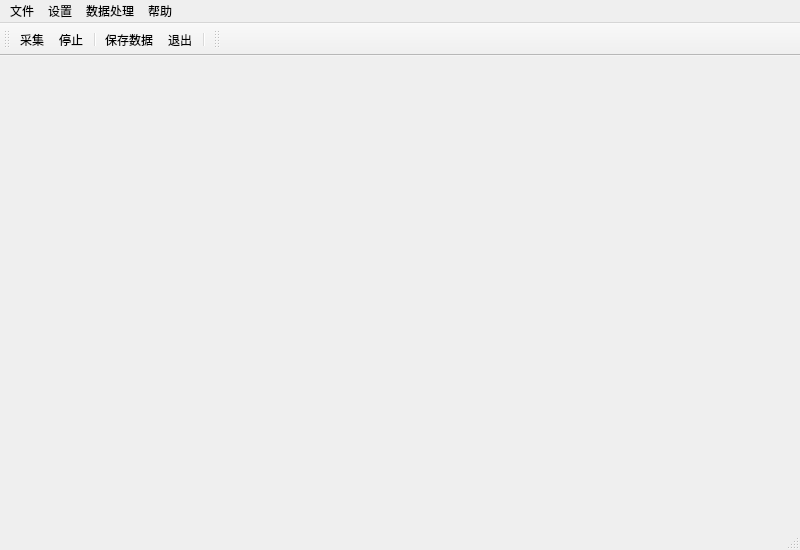
<?xml version="1.0" encoding="UTF-8"?>
<ui version="4.0">
 <class>main_window</class>
 <widget class="QMainWindow" name="main_window">
  <property name="geometry">
   <rect>
    <x>0</x>
    <y>0</y>
    <width>800</width>
    <height>550</height>
   </rect>
  </property>
  <property name="windowTitle">
   <string>MainWindow</string>
  </property>
  <property name="windowIcon">
   <iconset>
    <normaloff>../icon/logo.jpg</normaloff>../icon/logo.jpg</iconset>
  </property>
  <widget class="QWidget" name="centralWidget"/>
  <widget class="QMenuBar" name="menuBar">
   <property name="geometry">
    <rect>
     <x>0</x>
     <y>0</y>
     <width>800</width>
     <height>23</height>
    </rect>
   </property>
   <widget class="QMenu" name="file">
    <property name="title">
     <string>文件</string>
    </property>
    <addaction name="action_save"/>
    <addaction name="action_image_save"/>
    <addaction name="separator"/>
    <addaction name="exit"/>
   </widget>
   <widget class="QMenu" name="setting">
    <property name="title">
     <string>设置</string>
    </property>
    <widget class="QMenu" name="menu_instrument_select">
     <property name="title">
      <string>仪器选择</string>
     </property>
     <addaction name="action_instrument_1"/>
     <addaction name="action_instrument_2"/>
     <addaction name="action_instrument_3"/>
     <addaction name="action_instrument_4"/>
     <addaction name="action_instrument_5"/>
    </widget>
    <widget class="QMenu" name="menu_channel_select">
     <property name="title">
      <string>通道选择</string>
     </property>
     <addaction name="action_select_all"/>
     <addaction name="action_channel_1"/>
     <addaction name="action_channel_2"/>
     <addaction name="action_channel_3"/>
     <addaction name="action_channel_4"/>
     <addaction name="action_channel_5"/>
     <addaction name="action_channel_6"/>
    </widget>
    <widget class="QMenu" name="menu_trigger_set">
     <property name="title">
      <string>触发设置</string>
     </property>
     <addaction name="action_trigger_channel_1"/>
     <addaction name="action_trigger_channel_2"/>
     <addaction name="action_trigger_channel_3"/>
     <addaction name="action_trigger_channel_4"/>
     <addaction name="action_trigger_channel_5"/>
     <addaction name="action_trigger_channel_6"/>
    </widget>
    <addaction name="action_sensor_debug"/>
    <addaction name="menu_trigger_set"/>
    <addaction name="menu_instrument_select"/>
    <addaction name="menu_channel_select"/>
    <addaction name="action_save_depth"/>
   </widget>
   <widget class="QMenu" name="help">
    <property name="title">
     <string>帮助</string>
    </property>
   </widget>
   <widget class="QMenu" name="menu_data_deal">
    <property name="title">
     <string>数据处理</string>
    </property>
    <addaction name="action_fft"/>
   </widget>
   <addaction name="file"/>
   <addaction name="setting"/>
   <addaction name="menu_data_deal"/>
   <addaction name="help"/>
  </widget>
  <widget class="QStatusBar" name="statusBar"/>
  <widget class="QToolBar" name="toolBar">
   <property name="windowTitle">
    <string>toolBar</string>
   </property>
   <attribute name="toolBarArea">
    <enum>TopToolBarArea</enum>
   </attribute>
   <attribute name="toolBarBreak">
    <bool>false</bool>
   </attribute>
   <addaction name="action_collect"/>
   <addaction name="action_stop"/>
   <addaction name="separator"/>
   <addaction name="action_save"/>
   <addaction name="exit"/>
   <addaction name="separator"/>
  </widget>
  <widget class="QToolBar" name="tool_bar_data_deal">
   <property name="windowTitle">
    <string>toolBar_2</string>
   </property>
   <attribute name="toolBarArea">
    <enum>TopToolBarArea</enum>
   </attribute>
   <attribute name="toolBarBreak">
    <bool>false</bool>
   </attribute>
  </widget>
  <action name="open">
   <property name="icon">
    <iconset resource="../icon/main.qrc">
     <normaloff>:/new/prefix1/save.png</normaloff>:/new/prefix1/save.png</iconset>
   </property>
   <property name="text">
    <string>添加数据</string>
   </property>
   <property name="toolTip">
    <string>添加数据</string>
   </property>
   <property name="statusTip">
    <string>打开</string>
   </property>
  </action>
  <action name="action_save">
   <property name="icon">
    <iconset resource="../icon/main.qrc">
     <normaloff>:/new/prefix1/save.png</normaloff>:/new/prefix1/save.png</iconset>
   </property>
   <property name="text">
    <string>保存数据</string>
   </property>
   <property name="toolTip">
    <string>保存数据</string>
   </property>
  </action>
  <action name="exit">
   <property name="icon">
    <iconset resource="../icon/main.qrc">
     <normaloff>:/new/prefix1/exit.png</normaloff>:/new/prefix1/exit.png</iconset>
   </property>
   <property name="text">
    <string>退出</string>
   </property>
  </action>
  <action name="com_setting">
   <property name="text">
    <string>通信设置</string>
   </property>
  </action>
  <action name="demacrate">
   <property name="checkable">
    <bool>false</bool>
   </property>
   <property name="text">
    <string>标定</string>
   </property>
  </action>
  <action name="actionVer_01">
   <property name="text">
    <string>Ver_01</string>
   </property>
  </action>
  <action name="single">
   <property name="checkable">
    <bool>true</bool>
   </property>
   <property name="text">
    <string>单次</string>
   </property>
  </action>
  <action name="multi">
   <property name="checkable">
    <bool>true</bool>
   </property>
   <property name="text">
    <string>连续</string>
   </property>
  </action>
  <action name="action_sensor_debug">
   <property name="text">
    <string>传感器调试</string>
   </property>
  </action>
  <action name="action_collect">
   <property name="icon">
    <iconset resource="../icon/main.qrc">
     <normaloff>:/new/prefix1/collect.png</normaloff>:/new/prefix1/collect.png</iconset>
   </property>
   <property name="text">
    <string>采集</string>
   </property>
   <property name="toolTip">
    <string>采集</string>
   </property>
  </action>
  <action name="action_stop">
   <property name="icon">
    <iconset resource="../icon/main.qrc">
     <normaloff>:/new/prefix1/stop.png</normaloff>:/new/prefix1/stop.png</iconset>
   </property>
   <property name="text">
    <string>停止</string>
   </property>
   <property name="toolTip">
    <string>停止</string>
   </property>
  </action>
  <action name="action_instrument_1">
   <property name="checkable">
    <bool>true</bool>
   </property>
   <property name="text">
    <string>仪器1</string>
   </property>
  </action>
  <action name="action_instrument_2">
   <property name="checkable">
    <bool>true</bool>
   </property>
   <property name="text">
    <string>仪器2</string>
   </property>
  </action>
  <action name="action_instrument_3">
   <property name="checkable">
    <bool>true</bool>
   </property>
   <property name="text">
    <string>仪器3</string>
   </property>
  </action>
  <action name="action_instrument_4">
   <property name="checkable">
    <bool>true</bool>
   </property>
   <property name="text">
    <string>仪器4</string>
   </property>
  </action>
  <action name="action_instrument_5">
   <property name="checkable">
    <bool>true</bool>
   </property>
   <property name="text">
    <string>仪器5</string>
   </property>
  </action>
  <action name="action_channel_1">
   <property name="checkable">
    <bool>true</bool>
   </property>
   <property name="text">
    <string>通道1</string>
   </property>
  </action>
  <action name="action_channel_2">
   <property name="checkable">
    <bool>true</bool>
   </property>
   <property name="text">
    <string>通道2</string>
   </property>
  </action>
  <action name="action_channel_3">
   <property name="checkable">
    <bool>true</bool>
   </property>
   <property name="text">
    <string>通道3</string>
   </property>
  </action>
  <action name="action_channel_4">
   <property name="checkable">
    <bool>true</bool>
   </property>
   <property name="text">
    <string>通道4</string>
   </property>
  </action>
  <action name="action_channel_5">
   <property name="checkable">
    <bool>true</bool>
   </property>
   <property name="text">
    <string>通道5</string>
   </property>
  </action>
  <action name="action_channel_6">
   <property name="checkable">
    <bool>true</bool>
   </property>
   <property name="text">
    <string>通道6</string>
   </property>
  </action>
  <action name="action_fft">
   <property name="checkable">
    <bool>true</bool>
   </property>
   <property name="text">
    <string>FFT</string>
   </property>
  </action>
  <action name="action_select_all">
   <property name="checkable">
    <bool>true</bool>
   </property>
   <property name="text">
    <string>选择全部</string>
   </property>
  </action>
  <action name="action_save_depth">
   <property name="text">
    <string>存储深度</string>
   </property>
  </action>
  <action name="action_image_save">
   <property name="text">
    <string>保存图片</string>
   </property>
  </action>
  <action name="action">
   <property name="text">
    <string>触发设置</string>
   </property>
  </action>
  <action name="action_trigger_channel_1">
   <property name="text">
    <string>通道1</string>
   </property>
  </action>
  <action name="action_trigger_channel_2">
   <property name="text">
    <string>通道2</string>
   </property>
  </action>
  <action name="action_trigger_channel_3">
   <property name="text">
    <string>通道3</string>
   </property>
  </action>
  <action name="action_trigger_channel_4">
   <property name="text">
    <string>通道4</string>
   </property>
  </action>
  <action name="action_trigger_channel_5">
   <property name="text">
    <string>通道5</string>
   </property>
  </action>
  <action name="action_trigger_channel_6">
   <property name="text">
    <string>通道6</string>
   </property>
  </action>
 </widget>
 <layoutdefault spacing="6" margin="11"/>
 <resources>
  <include location="../icon/main.qrc"/>
 </resources>
 <connections/>
</ui>
